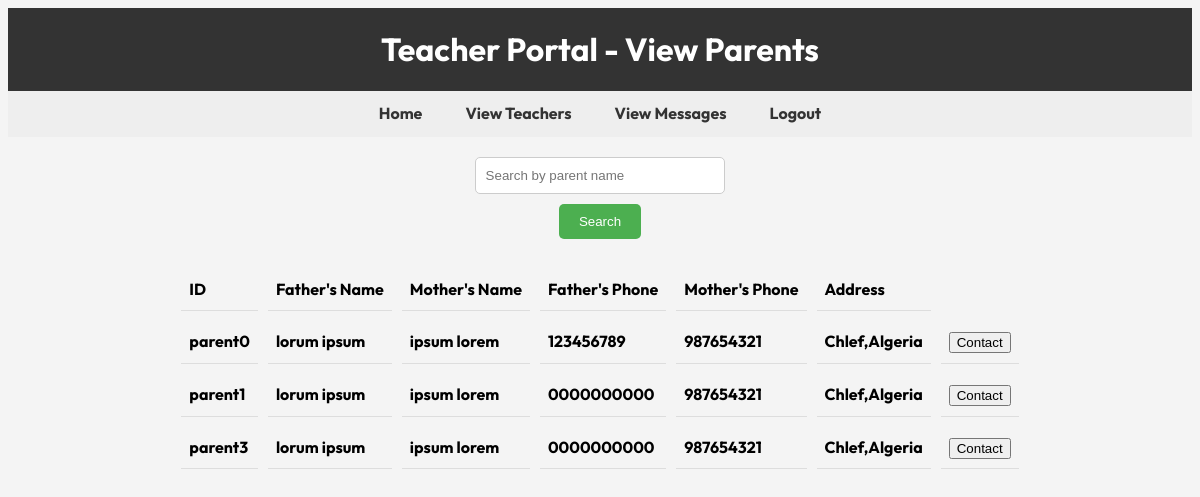
The app's page /users/teacher/parent-View.php with its own data.
### tables this page shows
CREATE TABLE IF NOT EXISTS `parents` (
  `id` varchar(20) NOT NULL,
  `password` varchar(20) NOT NULL,
  `fathername` varchar(20) NOT NULL,
  `mothername` varchar(20) NOT NULL,
  `fatherphone` varchar(13) NOT NULL,
  `motherphone` varchar(13) NOT NULL,
  `address` varchar(30) NOT NULL
);

### users/teacher/parent-View.php (the view, shortened to what this page needs)
<?php
include_once('../../db-connect.php');
$search = (isset($_GET['search'])) ? $_GET['search'] : '';
$sql = "SELECT * FROM parents";
$result = mysqli_query($link, $sql);
?>
<!DOCTYPE html>
<html lang="en">
<head>
    <link rel="stylesheet" href="../../sources/css/styles.css">
</head>
<body>
<header>
    <h1>Teacher Portal - View Parents</h1>
</header>
<?php include("navBar.php");?>
<form method="get" class="searchForm" action="">
    <input type="text" class="search" name="search" placeholder="Search by parent name" value="<?php echo $search; ?>">
    <input type="submit" value="Search">
</form>
<table>
    <tr>
        <th class="viewTable">ID</th>
        <th class="viewTable">Father's Name</th>
        <th class="viewTable">Mother's Name</th>
        <th class="viewTable">Father's Phone</th>
        <th class="viewTable">Mother's Phone</th>
        <th class="viewTable">Address</th>
    </tr>
    <?php while($row = mysqli_fetch_assoc($result)) { ?>
        <tr>
            <td class="viewTable"><?php echo $row['id']; ?></td>
            <td class="viewTable"><?php echo $row['fathername']; ?></td>
            <td class="viewTable"><?php echo $row['mothername']; ?></td>
            <td class="viewTable"><?php echo $row['fatherphone']; ?></td>
            <td class="viewTable"><?php echo $row['motherphone']; ?></td>
            <td class="viewTable"><?php echo $row['address']; ?></td>
            <td class="viewTable"><a href="parent-Contact.php?id=<?php echo $row['id']; ?>"><button>Contact</button></a></td>
        </tr>
    <?php } ?>
</table>
</body>
</html>

### sources/css/styles.css (style rules this page uses)
body { font-family: Outfit, sans-serif; font-weight: bold; line-height: 1.6; background-color: #f4f4f4; }
header { background-color: #333; color: white; padding: 1em 0; text-align: center; }
form { display: flex; justify-content: center; align-items: center; margin: 20px; }
form.searchForm { margin-top: 20px; display: flex; justify-content: center; align-items: center; flex-direction: column; }
header h1 { margin: 0; }
input[type="text"], input[type="password"] { width: 100%; padding: 8px; border: 1px solid #ccc; border-radius: 5px; margin-bottom: 10px; }
input[type="submit"] { background-color: #4CAF50; color: white; padding: 10px 20px; border: none; cursor: pointer; border-radius: 5px; }
input.search { width: 20%; padding: 10px; border: 1px solid #ccc; border-radius: 5px; margin-bottom: 10px; }
table { margin: 0 auto; width: 500px; border-collapse: collapse; border-radius: 10px; }
table { border-spacing: 10px; border-collapse: separate; }
th, td { padding: 8px; text-align: left; border-bottom: 1px solid #ddd; }
table th.viewTable, table td.viewTable { width: 250px; overflow: hidden; white-space: nowrap; }

### records on screen
parents: id "parent0", fathername "lorum ipsum", mothername "ipsum lorem", fatherphone "123456789", motherphone "987654321", address "Chlef,Algeria"
parents: id "parent1", fathername "lorum ipsum", mothername "ipsum lorem", fatherphone "0000000000", motherphone "987654321", address "Chlef,Algeria"
parents: id "parent3", fathername "lorum ipsum", mothername "ipsum lorem", fatherphone "0000000000", motherphone "987654321", address "Chlef,Algeria"
